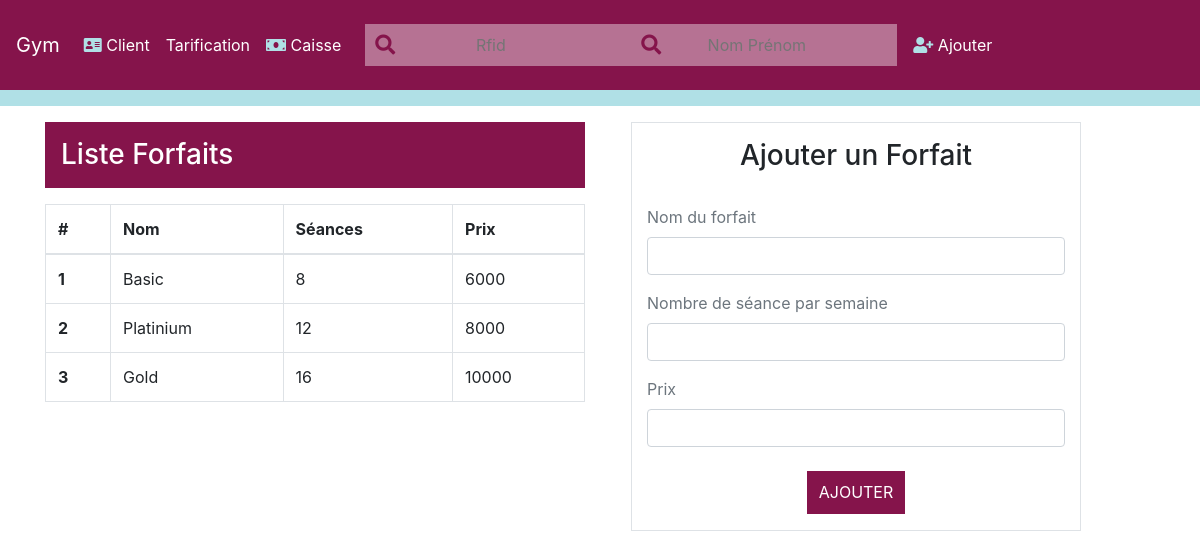
/forfait/, run on an earlier commit of the app's database.
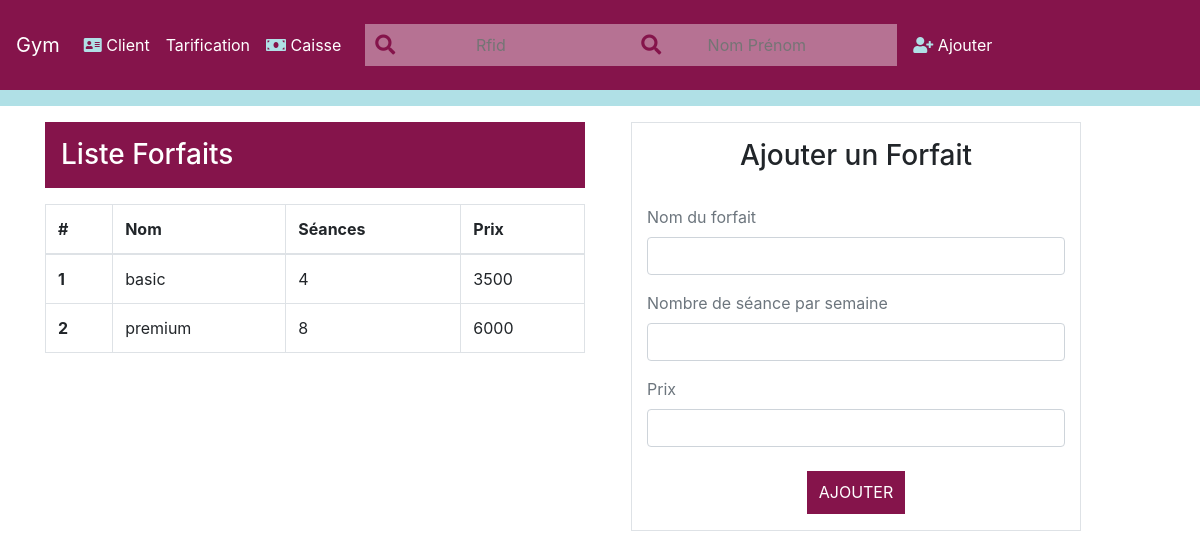
And on a later commit of the database.
### forfaits/models.py (models this page shows)
class Forfait(models.Model):
    nom=models.CharField(max_length=255)
    nbr_seance=models.PositiveIntegerField()
    prix=models.PositiveIntegerField()

### forfaits/views.py (the view, shortened to what this page needs)
# urls.py: path('',HomeForfait.as_view(),name='home_forfaits'),
class HomeForfait(TemplateView):
    def get(self,request):
        form=ForfaitForm()
        form_update=UpdateForfaitForm()
        forfaits=Forfait.objects.all()
        return render(request,'forfaits/home.html',{'form':form,'forfaits':forfaits,'form_update':form_update})

### forfaits/forms.py
class ForfaitForm(forms.ModelForm):
    prefix = 'add'
    class Meta:
            model=Forfait
            fields='__all__'

class UpdateForfaitForm(forms.ModelForm):
    prefix = 'update'
    class Meta:
            model=Forfait
            fields='__all__'

### clients/context_processors.py (called while the page is built)
def add_client_form_to_context(request):
    cart=ClientForm()
    return {
        'AddClientForm': ClientForm
    }

### forfaits/templatetags/forfaits_extras.py (called while the page is built)
@register.filter
def add_class(field, class_name):
    return field.as_widget(attrs={
        "class": " ".join((field.css_classes(), class_name))
    })

### forfaits/templates/forfaits/home.html (shortened to what this page needs)
{% extends 'base.html'%}
{% load static %}
{% load forfaits_extras %}
{% block body%}
<div class="container">
  <div class="row">
    <div class="col-md-6">
      <h3 class="p-3 bg-night my-3 text-white">Liste Forfaits</h3>
      <table class="table table-bordered table-hover">
        <thead>
          <tr>
            <th scope="col">#</th>
            <th scope="col">Nom</th>
            <th scope="col">Séances</th>
            <th scope="col">Prix</th>
          </tr>
        </thead>
        <tbody>
          {% for forfait in forfaits %}
          <tr data-toggle="modal" data-target="#exampleModalCenter" class='forfait-row'>
            <th scope="row" class='id'>{{forfait.id}}</th>
            <td class='nom'>{{forfait.nom}}</td>
            <td class='nbr_seance'>{{forfait.nbr_seance}}</td>
            <td class='prix'>{{forfait.prix}}</td>
          </tr>
          {% endfor %}
        </tbody>
      </table>
    </div>
    <div class="col-md">
      {% include 'forfaits/add_forfait.html' %}
    </div>
  </div>
</div>
{% endblock body%}

What changed in the data, as far as the page shows it:
removed Forfait: id "3", nom "Gold", nbr_seance "16", prix "10000"
changed Forfait id 1: nom "Basic" → "basic"; nbr_seance "8" → "4"; prix "6000" → "3500"
changed Forfait id 2: nom "Platinium" → "premium"; nbr_seance "12" → "8"; prix "8000" → "6000"
